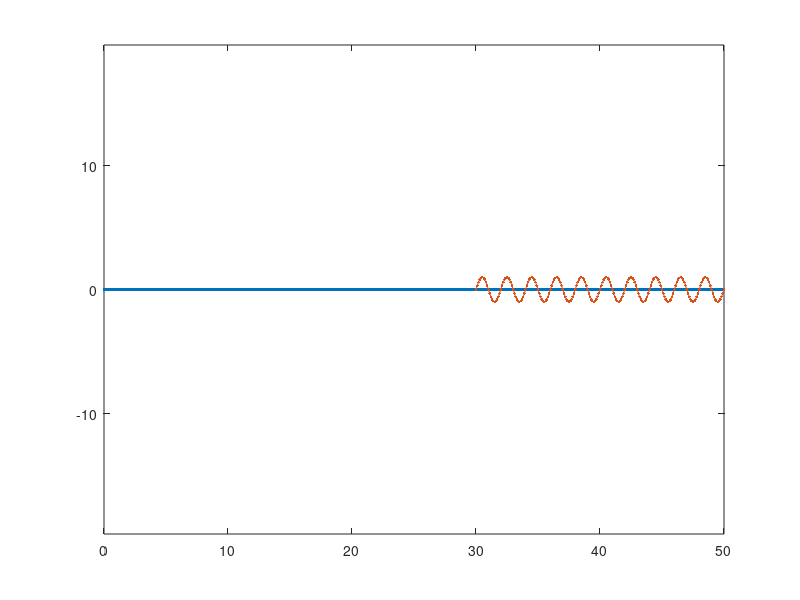

This figure's MATLAB source:
%% define parameters
L = 50; % catheter length (mm)
L_res = 0.1; % catheter node points resolution (mm)

len_mark = 20; % length of catheter with marker (mm)
amp_mark = 1; % amplitude of the helix (mm)
fre_mark = 0.5; % spatial frequency of the helix (count)

%% calculate geometry
X = 0:L_res:L; % catheter X
Y = zeros(length(X),1); % catheter Y

x_mark = 0:L_res:len_mark; 
y_mark = amp_mark*sin(2*pi*fre_mark*x_mark); % helix Y);
x_mark = x_mark + (L - len_mark); % helix X

%% visualize
plot(X,Y,'.-');
hold on;
plot(x_mark,y_mark,'.-');
axis equal